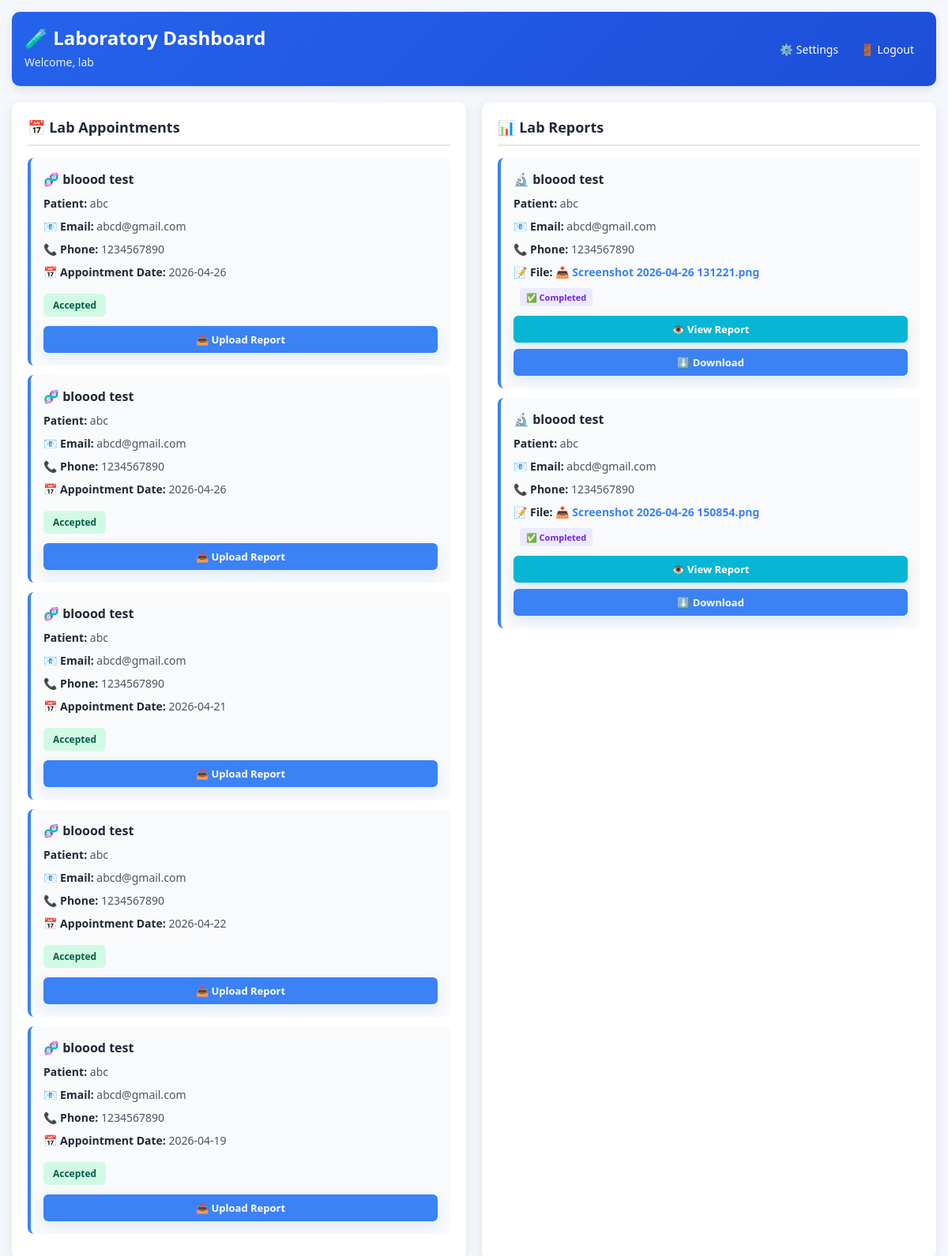
Page /laboratory_dashboard.php (signed in) on the committed database.
### tables this page shows
CREATE TABLE `hospitals` (
  `id` int(11) NOT NULL AUTO_INCREMENT,
  `name` varchar(255) NOT NULL,
  `address` text DEFAULT NULL,
  `phone` varchar(20) DEFAULT NULL,
  `open_time` time NOT NULL,
  `close_time` time NOT NULL,
  `latitude` decimal(10,8) DEFAULT NULL,
  `longitude` decimal(11,8) DEFAULT NULL,
  `created_at` timestamp NOT NULL DEFAULT current_timestamp(),
  `type` enum('hospital','laboratory') NOT NULL DEFAULT 'hospital',
  `email` varchar(255) NOT NULL,
  `password` varchar(255) NOT NULL,
  `city` varchar(100) DEFAULT NULL,
  PRIMARY KEY (`id`)
);

CREATE TABLE `lab_appointments` (
  `id` int(11) NOT NULL AUTO_INCREMENT,
  `patient_id` int(11) DEFAULT NULL,
  `lab_id` int(11) DEFAULT NULL,
  `test_name` varchar(100) DEFAULT NULL,
  `appointment_date` date DEFAULT NULL,
  `status` enum('pending','accepted','rejected') DEFAULT 'pending',
  `created_at` timestamp NOT NULL DEFAULT current_timestamp(),
  PRIMARY KEY (`id`)
);

CREATE TABLE `users` (
  `id` int(11) NOT NULL AUTO_INCREMENT,
  `name` varchar(100) DEFAULT NULL,
  `email` varchar(100) DEFAULT NULL,
  `password` varchar(255) DEFAULT NULL,
  `role` enum('patient','doctor','admin','laboratory') DEFAULT 'patient',
  `phone` varchar(20) DEFAULT NULL,
  `address` text DEFAULT NULL,
  `location` varchar(100) DEFAULT NULL,
  `created_at` timestamp NOT NULL DEFAULT current_timestamp(),
  `hospital` varchar(255) DEFAULT NULL,
  `hospital_id` int(11) DEFAULT NULL,
  `specialization` varchar(100) DEFAULT NULL,
  PRIMARY KEY (`id`),
  UNIQUE KEY `email` (`email`)
);

CREATE TABLE `lab_reports` (
  `id` int(11) NOT NULL AUTO_INCREMENT,
  `appointment_id` int(11) DEFAULT NULL,
  `patient_id` int(11) DEFAULT NULL,
  `lab_id` int(11) DEFAULT NULL,
  `report_file` varchar(255) DEFAULT NULL,
  `uploaded_at` timestamp NOT NULL DEFAULT current_timestamp(),
  PRIMARY KEY (`id`)
);

### config.php (called while the page is built, shortened)
<?php
function current_user($mysqli) {
    if ($_SESSION['role'] === 'hospital' || $_SESSION['role'] === 'laboratory') {
        $stmt = $mysqli->prepare(
            "SELECT id, name, email, type AS role, phone, address, open_time, close_time, latitude, longitude
             FROM hospitals
             WHERE id=? LIMIT 1"
        );
    } else {
        $stmt = $mysqli->prepare(
            "SELECT id, name, email, role, phone, address
             FROM users
             WHERE id=? LIMIT 1"
        );
    }
    $stmt->bind_param("i", $_SESSION['user_id']);
    $stmt->execute();
    return $stmt->get_result()->fetch_assoc();
}

### laboratory_dashboard.php (the view, shortened to what this page needs)
<?php
require 'config.php';
$lab_id = $_SESSION['user_id'];
$user = current_user($mysqli);
$stmt = $mysqli->prepare("
    SELECT
        la.*,
        u.name AS patient_name,
        u.email AS patient_email,
        u.phone AS patient_phone,
        d.specialization
    FROM lab_appointments la
    JOIN users u ON u.id = la.patient_id
    LEFT JOIN doctor_profiles d ON u.id = d.doctor_id
    WHERE la.lab_id = ?
    ORDER BY la.id DESC
");
$stmt->bind_param("i", $lab_id);
$stmt->execute();
$lab_appointments = $stmt->get_result();
$stmt_reports = $mysqli->prepare("
    SELECT
        lr.*,
        la.test_name,
        u.name AS patient_name,
        u.email AS patient_email,
        u.phone AS patient_phone
    FROM lab_reports lr
    JOIN lab_appointments la ON lr.appointment_id = la.id
    JOIN users u ON lr.patient_id = u.id
    WHERE lr.lab_id = ?
    ORDER BY lr.id DESC
");
$stmt_reports->bind_param("i", $lab_id);
$stmt_reports->execute();
$lab_reports = $stmt_reports->get_result();
?>
<!DOCTYPE html>
<html>
<head>
    <link rel="stylesheet" href="assets/css/styles.css">
</head>
<body>
<div class="container">
    <div class="topbar">
        <div>
            <h2>🧪 Laboratory Dashboard</h2>
            <p style="margin: 5px 0; font-size: 14px; opacity: 0.9;">
                Welcome, <?= htmlspecialchars($user['name']) ?>
            </p>
        </div>
        <div>
            <a href="edit_hospital_profile.php">⚙️ Settings</a>
            <a href="logout.php">🚪 Logout</a>
        </div>
    </div>
    <div class="grid-container">
        <div class="card">
            <h3>📅 Lab Appointments</h3>
            <?php if ($lab_appointments->num_rows === 0): ?>
                <div class="empty-state">
                    <div class="empty-state-icon">📭</div>
                    <p>No lab appointments yet</p>
                </div>
            <?php else: ?>
                <?php while ($appt = $lab_appointments->fetch_assoc()): ?>
                    <div class="appointment-item">
                        <div class="test-name">🧬 <?= htmlspecialchars($appt['test_name']) ?></div>
                        <div class="patient-info">
                            <strong>Patient:</strong> <?= htmlspecialchars($appt['patient_name']) ?>
                        </div>
                        <div class="patient-info">
                            <strong>📧 Email:</strong> <?= htmlspecialchars($appt['patient_email']) ?>
                        </div>
                        <div class="patient-info">
                            <strong>📞 Phone:</strong> <?= htmlspecialchars($appt['patient_phone']) ?>
                        </div>
                        <div class="patient-info">
                            <strong>📅 Appointment Date:</strong> <?= htmlspecialchars($appt['appointment_date']) ?>
                        </div>
                        <span class="status-badge status-<?= $appt['status'] ?: 'pending' ?>">
                            <?= ucfirst($appt['status'] ?: 'pending') ?>
                        </span>
                        <div class="action-buttons">
                            <?php if (empty($appt['status']) || $appt['status'] === 'pending'): ?>
                                <a href="laboratory_dashboard.php?action=accepted&appt_id=<?= $appt['id'] ?>" class="btn btn-success">
                                    ✔️ Accept
                                </a>
                                <a href="laboratory_dashboard.php?action=rejected&appt_id=<?= $appt['id'] ?>" class="btn btn-danger">
                                    ❌ Reject
                                </a>
                            <?php elseif ($appt['status'] === 'accepted'): ?>
                                <a href="upload_report.php?id=<?= $appt['id'] ?>" class="btn btn-primary">
                                    📤 Upload Report
                                </a>
                            <?php endif; ?>
                        </div>
                    </div>
                <?php endwhile; ?>
            <?php endif; ?>
        </div>
        <div class="card">
            <h3>📊 Lab Reports</h3>
            <?php if ($lab_reports->num_rows === 0): ?>
                <div class="empty-state">
                    <div class="empty-state-icon">📄</div>
                    <p>No reports uploaded yet</p>
                </div>
            <?php else: ?>
                <?php while ($report = $lab_reports->fetch_assoc()): ?>
                    <div class="report-item">
                        <div class="test-name">🔬 <?= htmlspecialchars($report['test_name']) ?></div>
                        <div class="patient-info">
                            <strong>Patient:</strong> <?= htmlspecialchars($report['patient_name']) ?>
                        </div>
                        <div class="patient-info">
                            <strong>📧 Email:</strong> <?= htmlspecialchars($report['patient_email']) ?>
                        </div>
                        <div class="patient-info">
                            <strong>📞 Phone:</strong> <?= htmlspecialchars($report['patient_phone']) ?>
                        </div>
                        <div class="patient-info">
                            <strong>📝 File:</strong>
                            <a href="uploads/<?= htmlspecialchars($report['report_file']) ?>"
                               target="_blank"
                               class="file-link">
                                📥 <?= htmlspecialchars($report['report_file']) ?>
                            </a>
                        </div>
                        <span class="badge">✅ Completed</span>
                        <div class="action-buttons">
                            <a href="uploads/<?= htmlspecialchars($report['report_file']) ?>"
                               target="_blank"
                               class="btn btn-info">
                                👁️ View Report
                            </a>
                            <a href="uploads/<?= htmlspecialchars($report['report_file']) ?>"
                               download
                               class="btn btn-primary">
                                ⬇️ Download
                            </a>
                        </div>
                    </div>
                <?php endwhile; ?>
            <?php endif; ?>
        </div>
    </div>
</div>
</body>
</html>

### assets/css/styles.css (style rules this page uses)
:root { --primary:#1976d2; --primary-dark:#125ca1; --accent:#00a69c; --bg:#f5f7fa; --card:#ffffff; --muted:#6b7280; --radius:14px; --shadow: 0 6px 18px rgba(20,20,40,0.06); --glass: rgba(255,255,255,0.85); --max-width:420px; }
* { box-sizing:border-box }
html,body { height:100% }
body { font-family: Inter, system-ui, -apple-system, "Segoe UI", Roboto, "Helvetica Neue", Arial; background:var(--bg); margin:0; color:#1f2937; -webkit-font-smoothing:antialiased; -moz-osx-font-smoothing:grayscale; }
.container { max-width: 980px; margin: 22px auto; padding: 16px; }
.card { background:var(--card); border-radius:var(--radius); box-shadow:var(--shadow); padding:18px; }
.topbar { background:var(--primary); color:#fff; padding:12px 18px; border-radius:10px; display:flex; align-items:center; justify-content:space-between; }
.topbar a { color:#fff; text-decoration:none; margin-left:14px; font-size:14px }
h2 { text-align:center; margin:6px 0 18px 0; font-size:20px; }
.btn { display:inline-block; width:100%; padding:12px 14px; background:var(--primary); color:#fff; border:none; border-radius:10px; cursor:pointer; font-weight:600; box-shadow: 0 6px 18px rgba(25,118,210,0.12); }
@media (min-width:900px) { body { background:linear-gradient(180deg,#f8fbfc 0%, #f5f7fa 100%) } }
@media (min-width:900px) { .container { padding:28px; } }
@media (min-width:900px) { .card { padding:22px; } }

### laboratory_dashboard.php (style rules this page uses)
body { font-family: Segoe UI, Tahoma, Geneva, Verdana, sans-serif; background: #f4f7fb; margin: 0; }
.container { max-width: 1200px; margin: auto; padding: 15px; }
.topbar { background: linear-gradient(135deg, #2563eb 0%, #1d4ed8 100%); color: white; padding: 16px; border-radius: 10px; display: flex; justify-content: space-between; align-items: center; flex-wrap: wrap; gap: 10px; box-shadow: 0 4px 12px rgba(0,0,0,0.1); }
.topbar h2 { margin: 0; font-size: 24px; }
.topbar a { color: white; text-decoration: none; margin: 0 12px; transition: all 0.3s ease; }
.grid-container { display: grid; grid-template-columns: repeat(auto-fit, minmax(380px, 1fr)); gap: 20px; margin-top: 20px; }
.card { background: white; border-radius: 10px; padding: 20px; box-shadow: 0 4px 15px rgba(0,0,0,0.08); transition: all 0.3s ease; }
.card h3 { margin: 0 0 15px 0; color: #1f2937; font-size: 18px; border-bottom: 2px solid #e5e7eb; padding-bottom: 10px; }
.report-item, .appointment-item { background: #f9fafb; padding: 16px; margin-bottom: 12px; border-radius: 8px; border-left: 4px solid #3b82f6; }
.patient-info { margin: 10px 0; font-size: 14px; color: #4b5563; }
.patient-info strong { color: #1f2937; }
.test-name { font-size: 16px; font-weight: bold; color: #1f2937; margin-bottom: 8px; }
.status-badge { display: inline-block; padding: 6px 12px; border-radius: 6px; font-size: 12px; font-weight: bold; margin-top: 8px; }
.status-accepted { background: #d1fae5; color: #065f46; }
.action-buttons { display: flex; gap: 8px; margin-top: 12px; flex-wrap: wrap; }
.btn { padding: 8px 14px; border: none; border-radius: 6px; cursor: pointer; font-size: 13px; font-weight: 600; transition: all 0.3s ease; text-decoration: none; display: inline-block; text-align: center; }
.btn-primary { background: #3b82f6; color: white; }
.btn-info { background: #06b6d4; color: white; }
.file-link { color: #3b82f6; text-decoration: none; font-weight: 600; }
.badge { display: inline-block; padding: 4px 8px; border-radius: 4px; background: #ede9fe; color: #6d28d9; font-size: 11px; font-weight: 600; margin-left: 8px; }

### rows in the picture
hospitals: name "lab"
lab_appointments: test_name "bloood test", users.name "abc", users.email "abcd@gmail.com", users.phone "1234567890", appointment_date "2026-04-26", status "Accepted"
lab_appointments: test_name "bloood test", users.name "abc", users.email "abcd@gmail.com", users.phone "1234567890", appointment_date "2026-04-26", status "Accepted"
lab_appointments: test_name "bloood test", users.name "abc", users.email "abcd@gmail.com", users.phone "1234567890", appointment_date "2026-04-21", status "Accepted"
lab_appointments: test_name "bloood test", users.name "abc", users.email "abcd@gmail.com", users.phone "1234567890", appointment_date "2026-04-22", status "Accepted"
lab_appointments: test_name "bloood test", users.name "abc", users.email "abcd@gmail.com", users.phone "1234567890", appointment_date "2026-04-19", status "Accepted"
lab_reports: lab_appointments.test_name "bloood test", users.name "abc", users.email "abcd@gmail.com", users.phone "1234567890", report_file "Screenshot 2026-04-26 131221.png"
lab_reports: lab_appointments.test_name "bloood test", users.name "abc", users.email "abcd@gmail.com", users.phone "1234567890", report_file "Screenshot 2026-04-26 150854.png"
